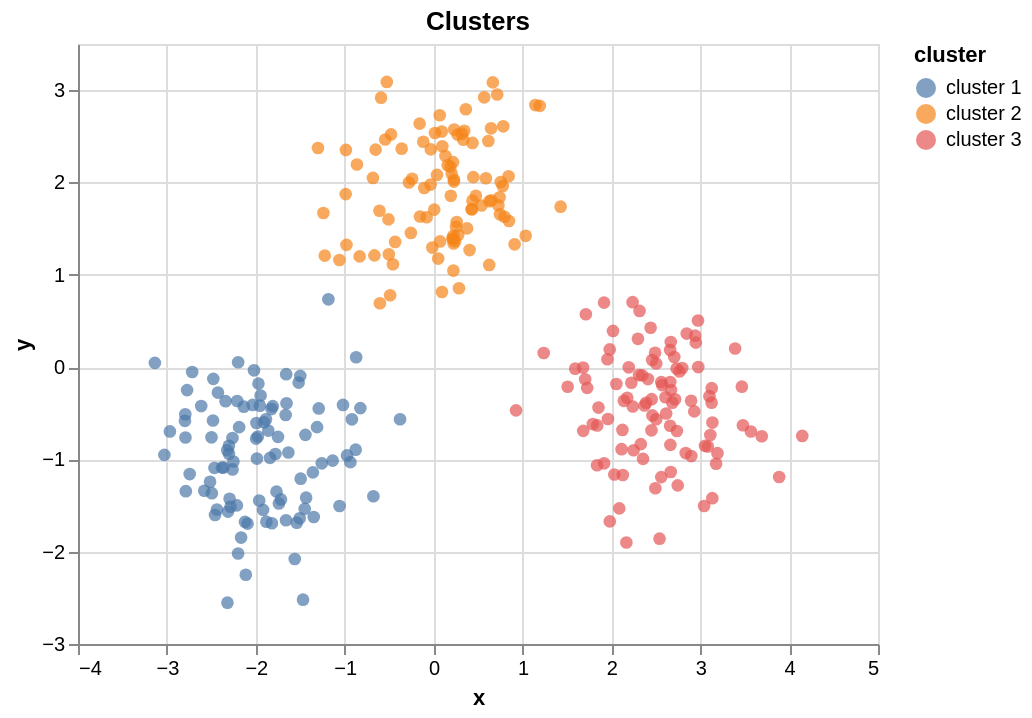

The cell this chart's notebook holds for it:
### Markdown cell above
# Changes can also merge JSON into the spec, here to change the mark and to add a field to the encoding:

### Code cell
val scatterPlot = VegaPlot.fromString("""{
  "$schema": "https://vega.github.io/schema/vega-lite/v5.json",
  "title": "Clusters",
  "width": 400,
  "height": 300,
  "data": {"values": []},
  "mark": "point",
  "encoding": {
    "x": {"field": "x", "type": "quantitative"},
    "y": {"field": "y", "type": "quantitative"}
  }
}""")

locally {
  val clusters = for {
    (center, cluster) <- Seq((-2.0, -1.0), (0.0, 2.0), (2.5, -0.5)).zipWithIndex
    _ <- 1 to 100
  } yield (
    x = center._1 + rng.nextGaussian() * 0.6,
    y = center._2 + rng.nextGaussian() * 0.6,
    cluster = s"cluster ${cluster + 1}"
  )

  scatterPlot.plot(
    _.data.values := clusters,
    _.mark := (`type` = "circle", size = 40).asJson,
    _.encoding += (color = (field = "cluster", `type` = "nominal")).asJson
  )
}

### Figure 1 — Vega-Lite specification as saved in the notebook (floating-point values rounded to 4 significant figures; data arrays with more than 128 entries replaced by an {"elided": "..."} marker saying what was removed)
{"$schema": "https://vega.github.io/schema/vega-lite/v5.json", "data": {"values": {"elided": "300 records"}}, "encoding": {"color": {"field": "cluster", "type": "nominal"}, "x": {"field": "x", "type": "quantitative"}, "y": {"field": "y", "type": "quantitative"}}, "height": 300, "mark": {"size": 40, "type": "circle"}, "title": "Clusters", "width": 400}
